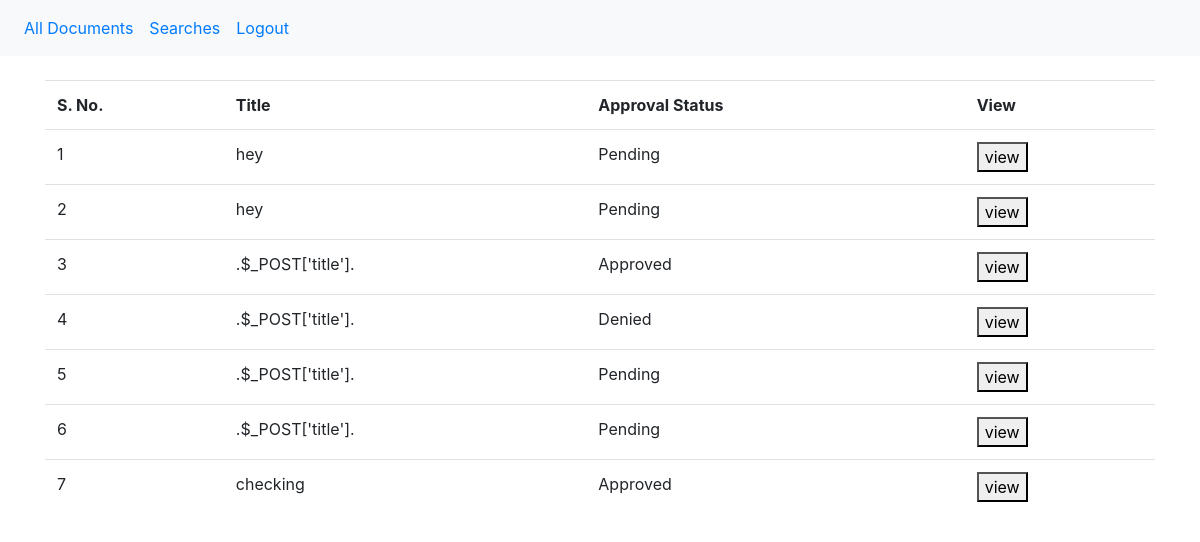
The app's page /home.php with its own data.
### tables this page shows
CREATE TABLE `document` (
  `id` int(11) NOT NULL,
  `title` varchar(20) DEFAULT NULL,
  `details` text,
  `c_id` int(11) DEFAULT NULL,
  `app_status` int(11) DEFAULT NULL,
  `docdate` datetime DEFAULT NULL,
  `docdelete` int(11) DEFAULT NULL
);

### index1.php (called while the page is built, shortened)
<?php
class connection{
	private $servername = "localhost:3308";
	private $username = "root";
	private $password = "";
	private $dbname = "t123";
	public function __construct(){
		$this->conn = new mysqli($this->servername, $this->username, $this->password,$this->dbname);
	}
}
?>

### home.php (the view, shortened to what this page needs)
<?php
include("headeradmin.php");
$data = $con->conn->query("select * from document order by id desc");
?>
<div class="container">
	<table class="table table-border">
		<tr>
			<th>S. No.</th>
			<th>Title</th>
			<th>Approval Status</th>
			<th>View</th>
		</tr>
		<?php
		$i=0;
		if($data->num_rows > 0){
			while($d = $data->fetch_assoc()){
				$i++;
		?>
		<tr style="padding:3px; border: black thin; margin:3px; border-radius: 3px;">
			<form action="" method="POST">
			<td><?=$i?></td>
			<td>
				<?=$d['title']?>
			</td>
			<td>
				<?php if($d["app_status"] == 0){?>
					Pending
				<?php }
					elseif($d["app_status"]==1){
				?>
				Approved
				<?php
					}
					else
				{?>
							Denied
				<?php }?>
			</td>
			</form>
			<td>
				<button onclick="location.href='documentadmin.php?id=<?=$d['id']?>'">view</button>
			</td>
		</tr>
		<?php
			}
		}
		else{	echo "No data available!!!";	}
		?>
	</table>
</div>
</body>
</html>

### headeradmin.php (shortened to what this page needs)
<?php
include("index1.php");?>
<?php
$con = new connection();
?>
<!DOCTYPE html>
<html>
<head>
	<link rel="stylesheet" href="https://maxcdn.bootstrapcdn.com/bootstrap/4.3.1/css/bootstrap.min.css">
</head>
<body>
<nav class="navbar navbar-expand-sm bg-light">
  <ul class="navbar-nav">
    <li class="nav-item">
      <a class="nav-link" href="home.php">All Documents</a>
    </li>
    <li class="nav-item">
      <a class="nav-link" href="searches.php">Searches</a>
    </li>
    <li class="nav-item"><a class="nav-link" href="logout.php">Logout</a></li>
  </ul>
</nav>
<br>

### records on screen
document: title "hey", app_status "Pending"
document: title "hey", app_status "Pending"
document: title ".$_POST['title'].", app_status "Approved"
document: title ".$_POST['title'].", app_status "Denied"
document: title ".$_POST['title'].", shows "Pending"
document: title ".$_POST['title'].", shows "Pending"
document: title "checking", app_status "Approved"
